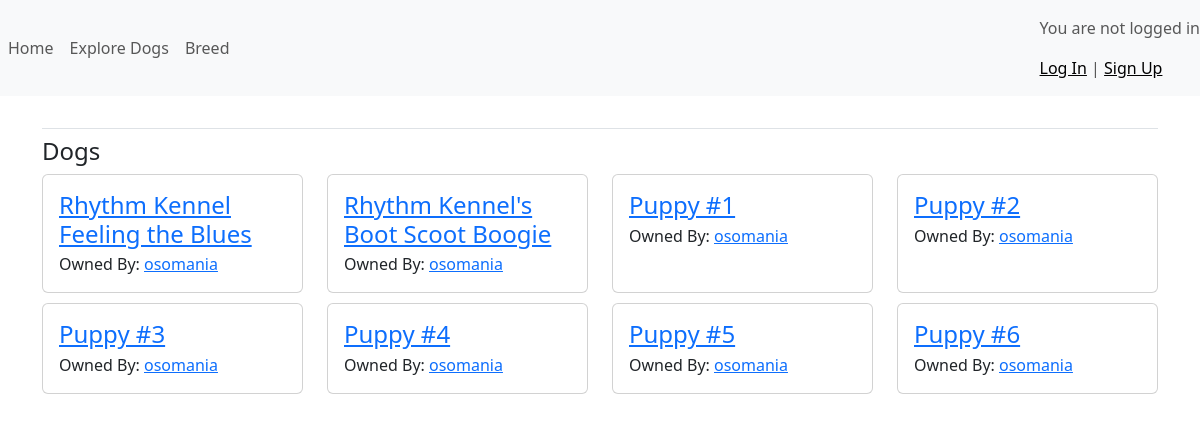
/dogs/, run on the app's committed database.
### dogs/models.py (models this page shows, shortened)
class Dog(models.Model):
    name = models.CharField(max_length=50)
    owner = models.ForeignKey(User, on_delete=models.CASCADE)
    sire = models.ForeignKey('self', on_delete=models.CASCADE, null=True, blank=True, related_name="dogs_sire")
    dam = models.ForeignKey('self', on_delete=models.CASCADE, null=True, blank=True, related_name="dogs_dam")
    sex = models.CharField(max_length=10, choices=SEX_CHOICES, default='M')
    color = models.CharField(max_length=200)
    litter = models.ForeignKey(Litter, on_delete=models.CASCADE, null=True, blank=True)

### dogs/views.py (the view)
# urls.py: path('', views.dogs, name='dogs'),
def dogs(request):
    dogs = Dog.objects.all()
    context = {'dogs':dogs}
    return render(request, 'dogs/dogs.html', context)

### dogs/templates/dogs/dogs.html
{% extends 'dogs/base.html' %}
{% load static %}
{% block content %}
    <h4>Dogs</h4>
    <div class="row">
        {% for dog in dogs %}
            <div class="col-md-3 " style="margin-bottom:10px;">
                <div class="card h-100">
                    <div class="card-body">
                        <h4 class="card-title">
                            <a href="{% url 'dogs_app:dog' dog.id %}">{{ dog.name }}</a>
                        </h4>
                        <div class="card-subtitle">
                            Owned By: <a href="{% url 'hightrial:profile' dog.owner.id %}">{{ dog.owner }}</a>
                        </div>
                    </div>
                </div>
            </div>
        {% empty %}
            <p>There are no dogs in the system yet.</p>
        {% endfor %}
    </div>
{% endblock content %}

### dogs/templates/dogs/base.html (shortened to what this page needs)
{% load django_bootstrap5 %}
{% load static %}
<!doctype html>
<html lang="en">
<head>
   {% bootstrap_css %}
</head>
<body>
    <nav class="navbar navbar-expand-md navbar-light bg-light mb-4">
        <div class="collapse navbar-collapse" id="navbarCollapse">
            <ul class="navbar-nav mr-auto">
                <li class="nav-item">
                    <a class="nav-link" href="{% url 'hightrial:index'%}">
                        Home</a>
                 </li>
                <li class="nav-item">
                    <a class="nav-link" href="{% url 'dogs_app:dogs'%}">
                        Explore Dogs</a>
                 </li>
                 <li>
                    <a class="nav-link" href="{% url 'dogs_app:breed-dogs'%}">
                        Breed</a>
                 </li>
            </ul>
        </div>
        <span class="navbar-text">
            {% if user.is_authenticated %}
                Hi, <a href="{% url 'hightrial:profile' user.id %}">{{ user.username }}</a>!
            {% else %}
                <p>You are not logged in</p>
                <a href="{% url 'hightrial:login' %}">Log In</a>  |  <a href="/signup'">Sign Up</a>
            {% endif %}
        </span>
    </nav>
   <main role="main" class="container">
    <div class="pb-2 mb-2 border-bottom">
    </div>
       <div>
           {% block content %}{% endblock content %}
       </div>
   </main>
</body>
</html>

### data on the page
Dog: name "Rhythm Kennel Feeling the Blues", owner "osomania"
Dog: name "Rhythm Kennel's Boot Scoot Boogie", owner "osomania"
Dog: name "Puppy #1", owner "osomania"
Dog: name "Puppy #2", owner "osomania"
Dog: name "Puppy #3", owner "osomania"
Dog: name "Puppy #4", owner "osomania"
Dog: name "Puppy #5", owner "osomania"
Dog: name "Puppy #6", owner "osomania"
